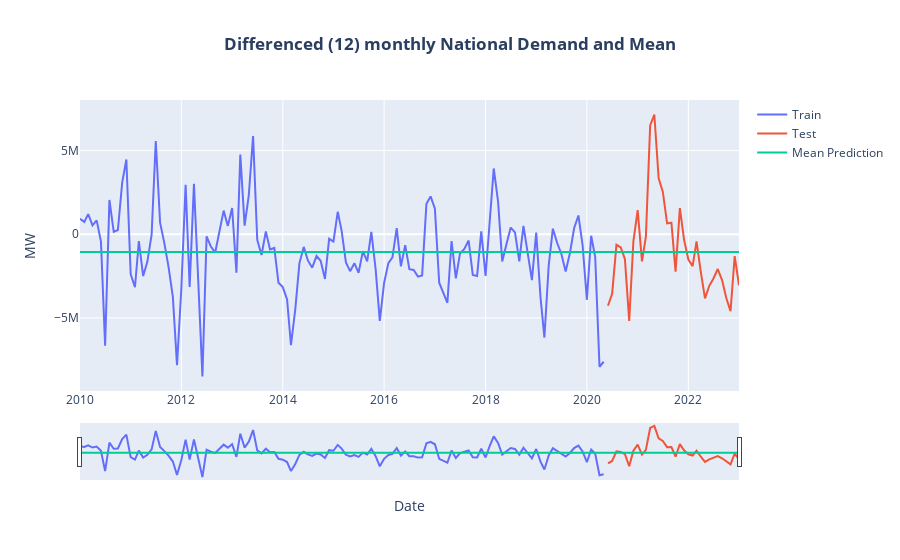

Notebook cell for this chart:
### Markdown cell above
In the previous block code we are first stablishing the `full_index` by combining the indices of the `train_diff` and `test_diff` datasets. This ensures that the index of the `mean_predictions` matches the index of the combined data.Then we store the  mean value of the `train_diff` dataset using np.mean(train_diff) in the variable `base_line_mean`. This mean value will be used as the prediction for all data points. Finally in the `mean_predictions` we create a pandas Series  with the same shape as the full_index and fill it with the mean value calculated in the previous step. The index of this series is the `full_index`, to ensure alignment with the original data.

### Code cell
#Visualize mean baseline model
fig = go.Figure()
fig.add_trace(go.Scatter(x=train_diff.index, y=train_diff, mode='lines', name="Train"))
fig.add_trace(go.Scatter(x=test_diff.index, y=test_diff, mode='lines', name="Test"))

mean_prediction_dates = df_monthly.index[df_monthly.index >= "2020-05-13"]  # Filter mean prediction dates
mean_prediction_values = mean_predictions  # Filter mean prediction values

fig.add_trace(go.Scatter(x=full_index, y=mean_prediction_values, mode='lines', name="Mean Prediction"))
fig.update_xaxes(rangeslider_visible=True)
fig.update_layout(
    yaxis_title="MW", 
    xaxis_title="Date",
    title={'text': '<b>Differenced (12) monthly National Demand and Mean<b>', 'x': 0.5, 'xanchor': 'center'}
)
fig.show()
